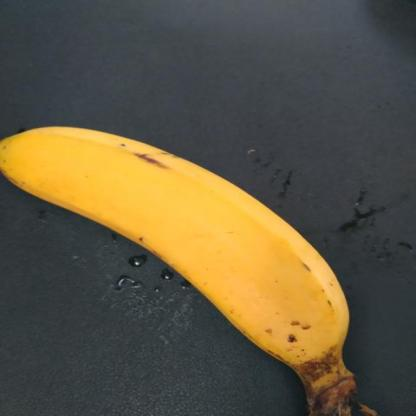
#> input picture dataset/ripe/musa-acuminata-banana-ad772802-394a-11ec-996c-d8c4975e38aa_jpg.rf.ac1e17757ffe79f22868f68252821f9d.jpg, 416 x 416 px; its folder holds only this picture in this run
$ jupyter execute --allow-errors Percobaan_tanpa_preprocessing.ipynb   (older library calls are emulated)
#> lines starting #> are read from the running program, lines starting #| are printed output that depends on the picture
# Project PCD 2025 Kelompok 15
## Klasifikasi Kematangan Buah Pisang: Mentah, Matang, dan Terlalu Matang/Busuk
Juan Jordan Anugrah (F1D02310061)

Arya Rayan Utama (F1D02310106)

Pinka Dima Calista (F1D02310087)

Rengganis Cahya Andini (F1D02310135)

# Percobaan tanpa preprocessing

# Import Library

[cell 1]
import os
import cv2 as cv
import matplotlib.pyplot as plt
import numpy as np
import pandas as pd
from sklearn.model_selection import train_test_split, cross_val_predict
from sklearn.metrics import accuracy_score, classification_report
from skimage.feature import graycomatrix, graycoprops
from scipy.stats import entropy
from sklearn.ensemble import RandomForestClassifier
from sklearn.svm import SVC
from sklearn.neighbors  import KNeighborsClassifier
from sklearn.metrics import accuracy_score, precision_score, recall_score, f1_score, confusion_matrix, classification_report
from sklearn.metrics import (confusion_matrix, ConfusionMatrixDisplay)
import seaborn as sns
from sklearn.discriminant_analysis import LinearDiscriminantAnalysis as LDA
from sklearn.preprocessing import LabelEncoder

Mengimpor library yang digunakan seperti OS yang digunakan untuk membaca file dan path direktori, cv2 dari OpenCV digunakan untuk membaca gambar dan mengubahnya menjadi grayscale, matplotlib.pyplot atau plt digunakan untuk menampilkan gambar atau grafik, numpy atau np digunakan untuk operasi perhitungan numerik seperti array, pandas atau pd digunakan untuk membuat dan mengelola data dalam bentuk tabel, train_test_split digunakan untuk membagi dataset menjadi data latih dan data uji, cross_val_predict digunakan untuk melakukan validasi silang agar akurasi model lebih stabil, graycomatrix dan graycoprops digunakan untuk ekstraksi fitur tekstur dari gambar menggunakan metode GLCM, entropy digunakan untuk menghitung nilai entropi atau ketidakteraturan dari data citra, model klasifikasi seperti RandomForestClassifier, SVC, dan KNeighborsClassifier digunakan untuk melakukan proses klasifikasi, accuracy_score, precision_score, recall_score, f1_score, confusion_matrix, dan classification_report digunakan untuk mengevaluasi hasil klasifikasi dengan metrik akurasi, presisi, recall, f1-score dan confusion matrix, ConfusionMatrixDisplay digunakan untuk menampilkan confusion matrix dalam bentuk visual, seaborn atau sns digunakan untuk membuat heatmap atau visualisasi korelasi antar variabel, LinearDiscriminantAnalysis atau LDA digunakan untuk reduksi dimensi sekaligus mempertahankan perbedaan antar kelas, dan LabelEncoder digunakan untuk mengubah label dari bentuk teks ke angka agar bisa dibaca oleh model klasifikasi.

## Data Loading

[cell 2]
data = []
file_name = []
datalabel = []
path = []
data_distribution = {}

for label in os.listdir("dataset"):
    label_path = os.path.join("dataset", label)
    if not os.path.isdir(label_path):
        continue
    images = os.listdir(label_path)
    data_distribution[label] = len(images)
    print(f"Memproses label: {label}, jumlah gambar: {len(images)}")

    for filename in images:
        img_path = os.path.join(label_path, filename)
        img = cv.imread(img_path)
#> img is the input picture: shape (416, 416, 3); mean B, G, R 66, 87.9, 96.5
        if img is not None:
            img = cv.cvtColor(img, cv.COLOR_BGR2RGB)
            img = cv.resize(img, (350, 350))
#> img: shape (350, 350, 3)
            data.append(img)
            datalabel.append(label)
            file_name.append(filename)
            path.append(img_path)

print("Data: ", len(data))
#| Data:  2
print("Label: ", len(datalabel))
print("Filenames: ", len(file_name))
print("Data Distribution: ", data_distribution)

Langkah pertama di sini kami membuat struktur folder dataset, yang kami gunakan untuk membaca dan memproses data gambar yang tersimpan dalam struktur folder dataset yang berisi subfolder sesuai dengan label atau kelasnya; pertama, setiap folder label dibaca dan jumlah gambar dalam folder tersebut dihitung untuk mengetahui distribusi data per kelas, kemudian untuk setiap gambar dalam folder label tersebut, gambar dibaca menggunakan OpenCV (cv.imread), diubah warnanya dari BGR ke RGB, dan diubah ukurannya menjadi 350x350 piksel; gambar yang sudah diproses ini disimpan dalam list data, sementara labelnya disimpan di datalabel, nama file gambar disimpan di file_name, dan path lengkap gambar disimpan di path; setelah semua data terbaca, program mencetak jumlah total data, label, nama file, dan distribusi data per kelas untuk memastikan proses pembacaan dataset berjalan dengan baik.

# Fungsi DisplayImg

Lalu disini kami membuat Fungsi displayImg yang digunakan untuk menampilkan gambar dalam bentuk grid dengan jumlah baris dan kolom sesuai parameter row dan column. Fungsi membuat figure berukuran 15x10 inci lalu menambahkan subplot untuk tiap gambar dari list data. Setelah semua gambar ditampilkan, fungsi menampilkan grid gambar dengan plt.show(). DisplayImg(12,12, data) akan menampilkan 144 gambar dalam 12 baris dan 12 kolom.

[cell 3]
def displayImg(row, column, data):
#> called with row = 12, column = 12
    fig = plt.figure(figsize=(15, 10))
    for i in range(1, row * column + 1):
        fig.add_subplot(row, column, i)
        plt.imshow(data[i - 1])
        plt.axis('off')
    plt.show()
#> (the rest of this cell did not finish here and is left out)

## Data Augmentation

### Define Augmentation Function

Selanjutnya disini, kami membuat proses data augmentation, yaitu proses memperbanyak data pelatihan dengan cara memodifikasi gambar asli agar model lebih kuat terhadap variasi. Dua fungsi augmentasi didefinisikan, yaitu fungsi flip_horizontal untuk membalik gambar secara horizontal, dan fungsi rotate untuk memutar gambar 90 derajat searah jarum jam. Dalam perulangan, setiap gambar asli dari list data diambil lalu dibuat dua versi augmentasinya (dibalik dan diputar), kemudian disimpan ke list data_augmented bersama label dan nama file baru yang diberi akhiran _flip dan _rot. Setelah proses selesai, jumlah data sebelum dan sesudah augmentasi dicetak untuk menunjukkan bahwa setiap gambar asli menghasilkan dua gambar tambahan.

[cell 4]
data_augmented = []
labels_augmented = []
file_name_augmented = []

def flip_horizontal(image):
    tinggi, lebar = image.shape[:2]
    hasil = np.zeros_like(image)
    for y in range(tinggi):
        for x in range(lebar):
            hasil[y][x] = image[y][lebar - 1 - x]
    return hasil


def rotate(image):
    height, width = image.shape[:2]
    hasil = np.zeros((width, height, image.shape[2]), dtype=image.dtype)
    for i in range(height):
        for j in range(width):
            hasil[j][height - 1 - i] = image[i][j]
    return hasil

for i in range(len(data)):
    original = data[i]
    flipped = flip_horizontal(original)
    rotated = rotate(original)

    data_augmented.extend([flipped, rotated])
    labels_augmented.extend([datalabel[i]] * 2)
    file_name_augmented.extend([file_name[i] + '_flip', file_name[i] + '_rot'])
#> this loop made 2 passes
#> (tinggi in flip_horizontal, lebar in flip_horizontal, height in rotate, width in rotate) on passes 1 to 2: (350, 350, 350, 350), (350, 350, 350, 350)
#> pass 1, `flipped = flip_horizontal(original)`:
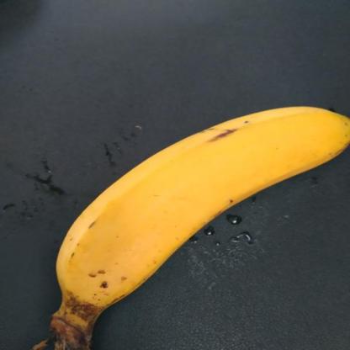
#> flipped: shape (350, 350, 3); mean R, G, B 96.4, 87.8, 65.9
#> pass 1, `rotated = rotate(original)`:
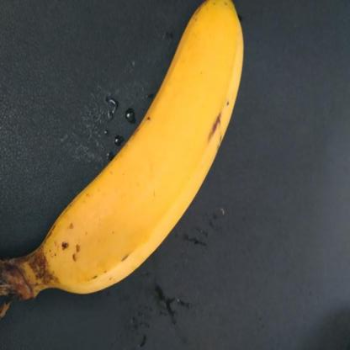
#> rotated: shape (350, 350, 3); mean R, G, B 96.4, 87.8, 65.9
#> pass 2, `flipped = flip_horizontal(original)`:
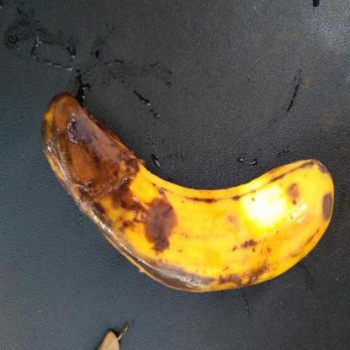
#> flipped: shape (350, 350, 3); mean R, G, B 98.9, 90.3, 70.8
#> pass 2, `rotated = rotate(original)`:
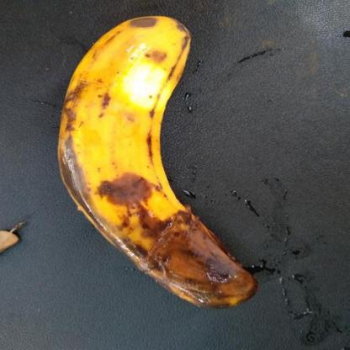
#> rotated: shape (350, 350, 3); mean R, G, B 98.9, 90.3, 70.8
#> after the loop, data_augmented = 4 items; file_name_augmented = 4 items; labels_augmented = ['ripe', 'ripe', 'rotten', 'rotten']

print("Jumlah data sebelum augmentasi:", len(data))
#| Jumlah data sebelum augmentasi: 2
print("Jumlah data setelah augmentasi:", len(data_augmented))
#| Jumlah data setelah augmentasi: 4

## Data Preparation

### Define Preprocessing Function

### Menampilkan Visualisasi sampel
Di sini, kami mengambil masing-masing 10 gambar dari tiga kelas: ripe, unripe, dan rotten, untuk divisualisasikan. Setiap gambar dicek labelnya, lalu jika jumlah gambar untuk kelas tersebut belum mencapai 10, gambar akan diproses. Gambar yang telah diproses disimpan ke dalam list sesuai kelasnya. Setelah ketiga kelas masing-masing memiliki 10 gambar, proses dihentikan dan gambar ditampilkan dalam grid 2x5 menggunakan displayImg untuk melihat hasil visual dari preprocessing tersebut.

[cell 5]
ripe = []
unripe = []
rotten = []


for i in range(len(data)):
    if datalabel[i].lower() == 'ripe' and len(ripe) < 10:
        proc = data[i]
        proc = cv.cvtColor(proc, cv.COLOR_BGR2GRAY)
        ripe.append(proc)

    elif datalabel[i].lower() == 'unripe' and len(unripe) < 10:
        proc = data[i]
        proc = cv.cvtColor(proc, cv.COLOR_BGR2GRAY)
        unripe.append(proc)

    elif datalabel[i].lower() == 'rotten' and len(rotten) < 10:
        proc = data[i]
        proc = cv.cvtColor(proc, cv.COLOR_BGR2GRAY)
        rotten.append(proc)

    if len(ripe) >= 10 and len(unripe) >= 10 and len(rotten) >= 10:
        break
#> this loop made 2 passes
#> pass 1, `proc = cv.cvtColor(proc, cv.COLOR_BGR2GRAY)`:
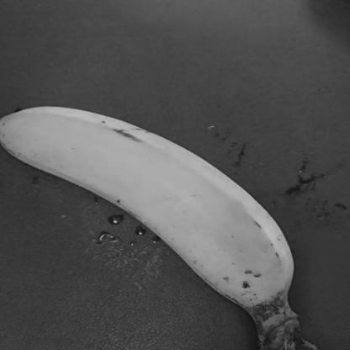
#> proc: shape (350, 350); min 17, max 188, mean 82.2
#> after the loop, ripe = 1 item; rotten = 1 item; unripe = []

print("Ripe Samples")
#> (the rest of this cell did not finish here and is left out)

#> (the rest of the program and of its run is left out)
